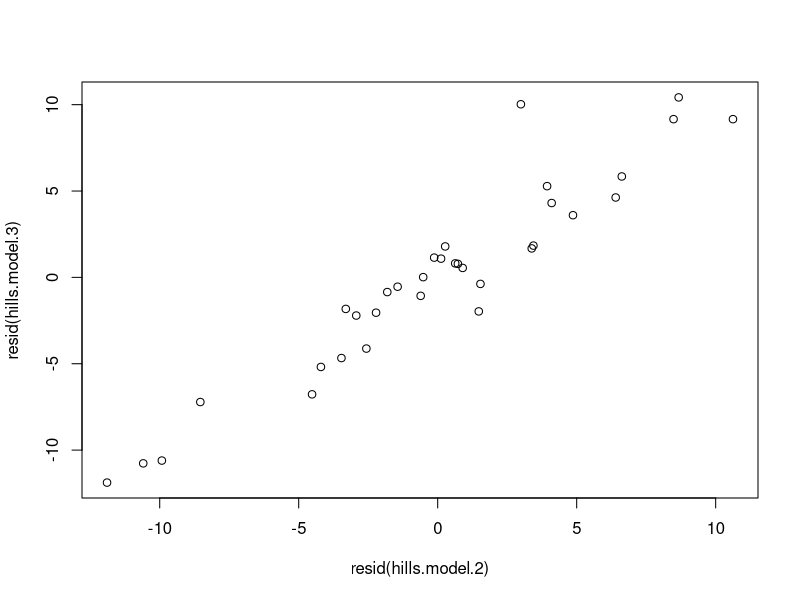
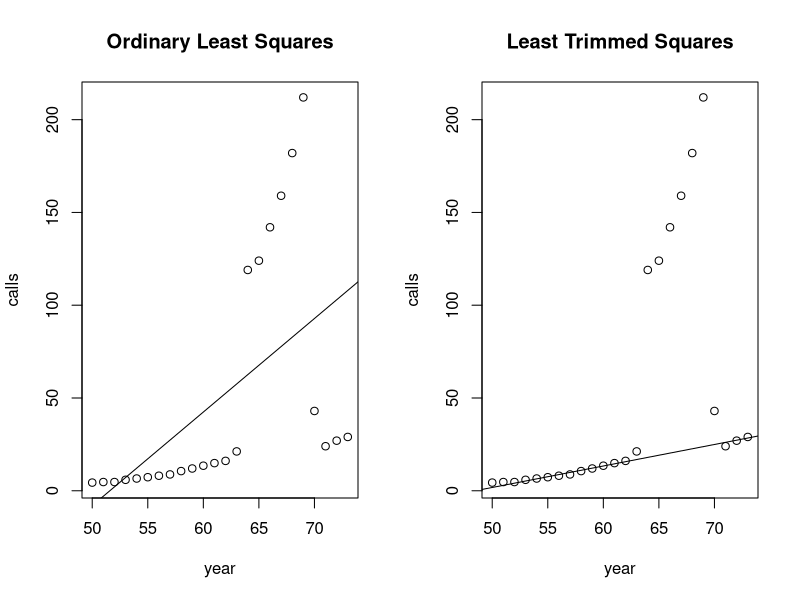
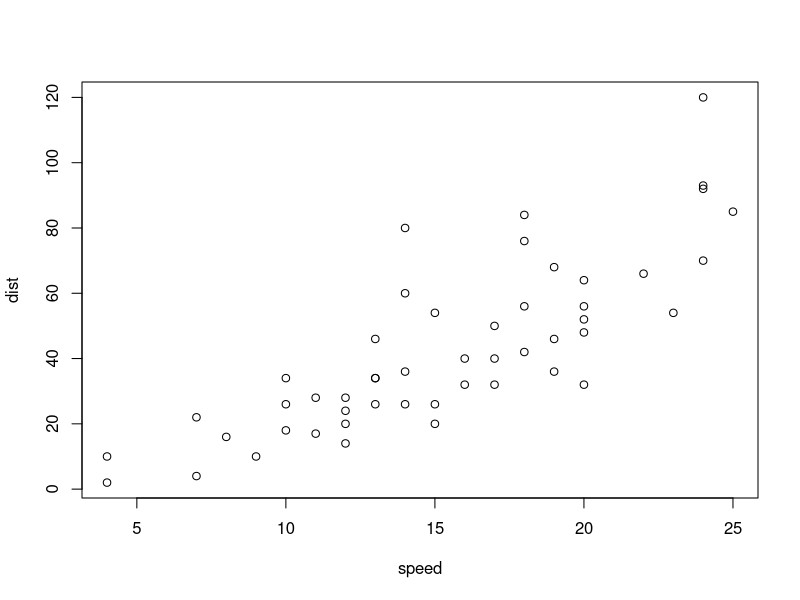
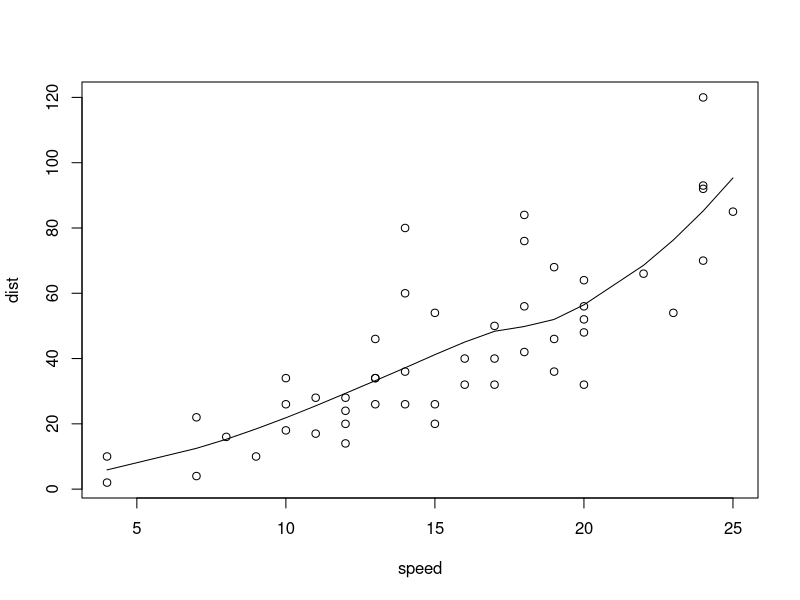
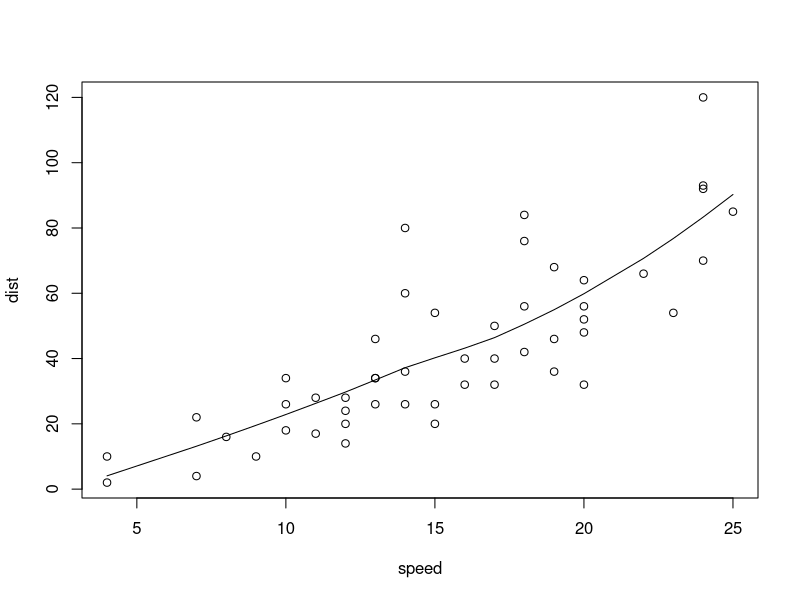

The R source for these figures, in order:
# Read in Scottish hill races data set
library(MASS)
data(hills)
attach(hills)

# Fit quadratic model using Ordinary Least Squares (OLS)
hills.model.2 <- lm(time ~ -1 + dist + I(dist^2) + climb + I(climb^2),
                    data = hills[-18,])
summary(hills.model.2)

# Fit quadratic model using Weighted Least Squares (WLS)
hills.model.3 <- lm(time ~ -1 + dist + I(dist^2) + climb + I(climb^2),
                    data = hills[-18,], weights = 1/dist^2)
summary(hills.model.3)

# Compare residuals from WLS fit and from OLS fit
plot(resid(hills.model.3) ~ resid(hills.model.2))

##############################################################

# Read in phones data
library(MASS)
data(phones)
attach(phones)

par(mfrow=c(1,2))

# Plot data with OLS fitted line
plot(calls~year,main="Ordinary Least Squares")
phones.ls=lm(calls~year)
abline(phones.ls)

# Plot data with LTS fitted line
plot(calls~year,main="Least Trimmed Squares")
phones.lts=lqs(calls~year)
abline(phones.lts)

##############################################################

# Read in cars data
library(MASS)
detach(hills) 
# "hills" and "cars" both include a variable named "dist"
# so detach the "hills" data before attaching the "cars" data
data(cars)
attach(cars)

# Plot stopping distance against speed
par(mfrow=c(1,1))
plot(dist ~ speed)

# Plot the data with the loess fitted curve
plot(cars)
cars.lo=loess(dist ~ speed)
lines(fitted(cars.lo) ~ speed)

?loess # Take a look at details of the loess command

# Plot the data with loess fit using a different span
plot(cars)
cars.lo2=loess(dist ~ speed, span=1)
lines(fitted(cars.lo2) ~ speed)
